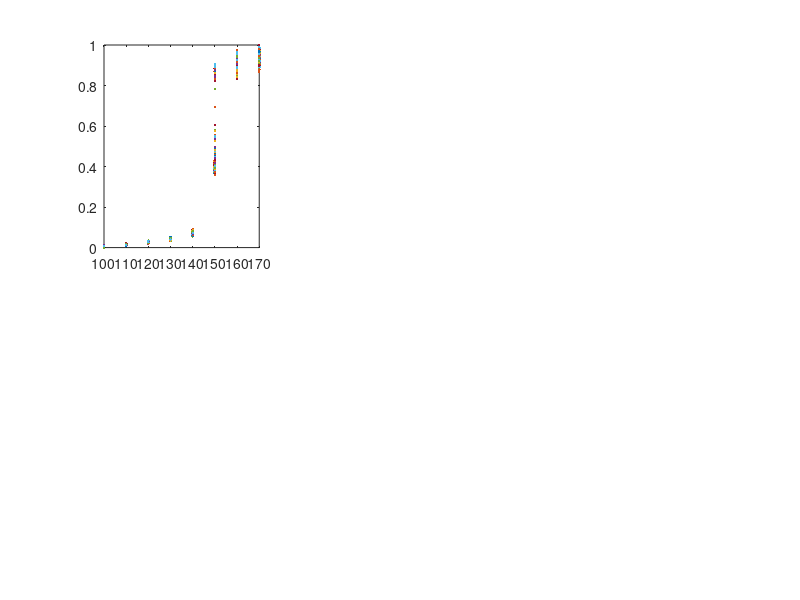

Recreate this plot in MATLAB.

clear
clc

% This MATLAB code is to plot Figure 5A

load stochEM_sigma0o01_V1_Multi_Unpert_OR.mat

res_aa = A_sig;
res_bb = B_sig;
res_rr = sig;

max_aa = max(res_aa);
min_aa = min(res_aa);
max_bb = max(res_bb);
min_bb = min(res_bb);

res_aa1 = (res_aa-min_aa)./(max_bb-min_aa);
res_bb1 = (res_bb-min_bb)./(max_bb-min_bb);

subplot(2,3,1)
plot(res_rr,reshape(res_bb1,1000,8),'.')
hold on
